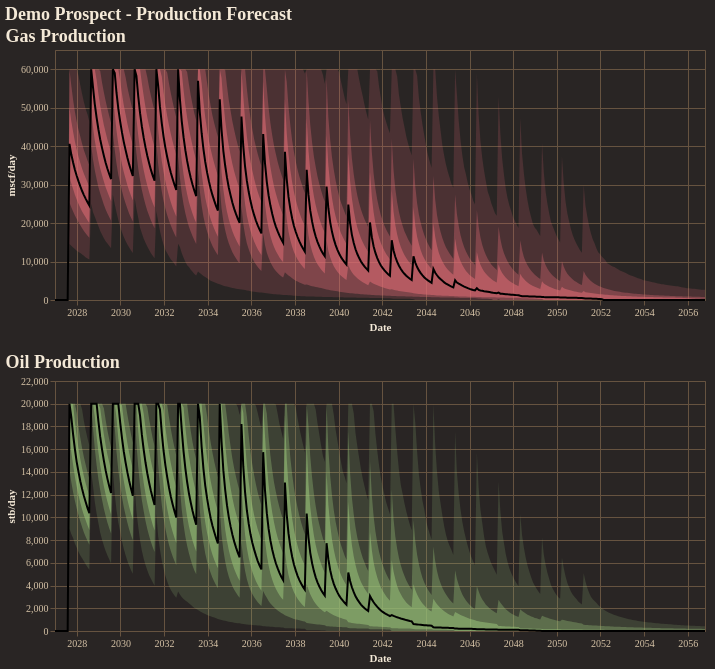

The code cell stored with this chart in its notebook:
### Code cell
fig = reporter.plotter.combined_production_plot(
    figsize=(650, 250),
    backend=PLOTTING_BACKEND
)
fig.show()

### Figure 1 — Vega-Lite specification as saved in the notebook (floating-point values rounded to 4 significant figures; data arrays with more than 128 entries replaced by an {"elided": "..."} marker saying what was removed)
{"config": {"background": "#292524", "view": {"fill": "#292524", "stroke": "#665340"}, "title": {"color": "#f4e9d7", "font": "Merriweather", "fontSize": 18, "fontWeight": 600, "subtitleColor": "#d5c2a6", "anchor": "start"}, "axis": {"domainColor": "#665340", "gridColor": "#665340", "tickColor": "#665340", "labelColor": "#d5c2a6", "titleColor": "#f4e9d7", "labelFont": "Merriweather", "titleFont": "Merriweather"}, "legend": {"titleColor": "#f4e9d7", "labelColor": "#d5c2a6", "labelFont": "Merriweather", "titleFont": "Merriweather", "orient": "top-right", "symbolType": "circle"}, "header": {"labelColor": "#d5c2a6", "titleColor": "#f4e9d7", "labelFont": "Merriweather", "titleFont": "Merriweather"}, "mark": {"color": "#c78d3b"}, "line": {"color": "#c78d3b"}, "bar": {"color": "#c78d3b"}, "point": {"color": "#ddb06d"}, "area": {"color": "#c78d3b", "opacity": 0.35}, "text": {"color": "#f4e9d7", "font": "Merriweather"}, "range": {"category": ["#5DA5DA", "#F28E2B", "#59C36A", "#E15759", "#B07AA1", "#4ECDC4", "#FF9DA7", "#EDC948"]}}, "vconcat": [{"layer": [{"mark": {"type": "area", "color": "rgba(224, 108, 117, 1.0)", "opacity": 0.18}, "encoding": {"tooltip": [{"field": "date", "title": "Date", "type": "temporal"}, {"field": "p01", "format": ",.2f", "title": "P01", "type": "quantitative"}, {"field": "p10", "format": ",.2f", "title": "P10", "type": "quantitative"}, {"field": "p25", "format": ",.2f", "title": "P25", "type": "quantitative"}, {"field": "p50", "format": ",.2f", "title": "P50", "type": "quantitative"}, {"field": "p75", "format": ",.2f", "title": "P75", "type": "quantitative"}, {"field": "p90", "format": ",.2f", "title": "P90", "type": "quantitative"}, {"field": "p99", "format": ",.2f", "title": "P99", "type": "quantitative"}], "x": {"field": "date", "title": "Date", "type": "temporal"}, "y": {"field": "p01", "title": "mscf/day", "type": "quantitative"}, "y2": {"field": "p99"}}}, {"mark": {"type": "area", "color": "rgba(224, 108, 117, 1.0)", "opacity": 0.35}, "encoding": {"tooltip": [{"field": "date", "title": "Date", "type": "temporal"}, {"field": "p01", "format": ",.2f", "title": "P01", "type": "quantitative"}, {"field": "p10", "format": ",.2f", "title": "P10", "type": "quantitative"}, {"field": "p25", "format": ",.2f", "title": "P25", "type": "quantitative"}, {"field": "p50", "format": ",.2f", "title": "P50", "type": "quantitative"}, {"field": "p75", "format": ",.2f", "title": "P75", "type": "quantitative"}, {"field": "p90", "format": ",.2f", "title": "P90", "type": "quantitative"}, {"field": "p99", "format": ",.2f", "title": "P99", "type": "quantitative"}], "x": {"field": "date", "title": "Date", "type": "temporal"}, "y": {"field": "p10", "title": "mscf/day", "type": "quantitative"}, "y2": {"field": "p90"}}}, {"mark": {"type": "area", "color": "rgba(224, 108, 117, 1.0)", "opacity": 0.55}, "encoding": {"tooltip": [{"field": "date", "title": "Date", "type": "temporal"}, {"field": "p01", "format": ",.2f", "title": "P01", "type": "quantitative"}, {"field": "p10", "format": ",.2f", "title": "P10", "type": "quantitative"}, {"field": "p25", "format": ",.2f", "title": "P25", "type": "quantitative"}, {"field": "p50", "format": ",.2f", "title": "P50", "type": "quantitative"}, {"field": "p75", "format": ",.2f", "title": "P75", "type": "quantitative"}, {"field": "p90", "format": ",.2f", "title": "P90", "type": "quantitative"}, {"field": "p99", "format": ",.2f", "title": "P99", "type": "quantitative"}], "x": {"field": "date", "title": "Date", "type": "temporal"}, "y": {"field": "p25", "title": "mscf/day", "type": "quantitative"}, "y2": {"field": "p75"}}}, {"mark": {"type": "line", "color": "black", "strokeWidth": 2}, "encoding": {"tooltip": [{"field": "date", "title": "Date", "type": "temporal"}, {"field": "p01", "format": ",.2f", "title": "P01", "type": "quantitative"}, {"field": "p10", "format": ",.2f", "title": "P10", "type": "quantitative"}, {"field": "p25", "format": ",.2f", "title": "P25", "type": "quantitative"}, {"field": "p50", "format": ",.2f", "title": "P50", "type": "quantitative"}, {"field": "p75", "format": ",.2f", "title": "P75", "type": "quantitative"}, {"field": "p90", "format": ",.2f", "title": "P90", "type": "quantitative"}, {"field": "p99", "format": ",.2f", "title": "P99", "type": "quantitative"}], "x": {"field": "date", "title": "Date", "type": "temporal"}, "y": {"field": "p50", "title": "mscf/day", "type": "quantitative"}}}], "data": {"name": "data-874e717854a26b068ef68f20dcfef663"}, "height": 250, "title": "Gas Production", "width": 650}, {"layer": [{"mark": {"type": "area", "color": "rgba(152, 195, 121, 1.0)", "opacity": 0.18}, "encoding": {"tooltip": [{"field": "date", "title": "Date", "type": "temporal"}, {"field": "p01", "format": ",.2f", "title": "P01", "type": "quantitative"}, {"field": "p10", "format": ",.2f", "title": "P10", "type": "quantitative"}, {"field": "p25", "format": ",.2f", "title": "P25", "type": "quantitative"}, {"field": "p50", "format": ",.2f", "title": "P50", "type": "quantitative"}, {"field": "p75", "format": ",.2f", "title": "P75", "type": "quantitative"}, {"field": "p90", "format": ",.2f", "title": "P90", "type": "quantitative"}, {"field": "p99", "format": ",.2f", "title": "P99", "type": "quantitative"}], "x": {"field": "date", "title": "Date", "type": "temporal"}, "y": {"field": "p01", "title": "stb/day", "type": "quantitative"}, "y2": {"field": "p99"}}}, {"mark": {"type": "area", "color": "rgba(152, 195, 121, 1.0)", "opacity": 0.35}, "encoding": {"tooltip": [{"field": "date", "title": "Date", "type": "temporal"}, {"field": "p01", "format": ",.2f", "title": "P01", "type": "quantitative"}, {"field": "p10", "format": ",.2f", "title": "P10", "type": "quantitative"}, {"field": "p25", "format": ",.2f", "title": "P25", "type": "quantitative"}, {"field": "p50", "format": ",.2f", "title": "P50", "type": "quantitative"}, {"field": "p75", "format": ",.2f", "title": "P75", "type": "quantitative"}, {"field": "p90", "format": ",.2f", "title": "P90", "type": "quantitative"}, {"field": "p99", "format": ",.2f", "title": "P99", "type": "quantitative"}], "x": {"field": "date", "title": "Date", "type": "temporal"}, "y": {"field": "p10", "title": "stb/day", "type": "quantitative"}, "y2": {"field": "p90"}}}, {"mark": {"type": "area", "color": "rgba(152, 195, 121, 1.0)", "opacity": 0.55}, "encoding": {"tooltip": [{"field": "date", "title": "Date", "type": "temporal"}, {"field": "p01", "format": ",.2f", "title": "P01", "type": "quantitative"}, {"field": "p10", "format": ",.2f", "title": "P10", "type": "quantitative"}, {"field": "p25", "format": ",.2f", "title": "P25", "type": "quantitative"}, {"field": "p50", "format": ",.2f", "title": "P50", "type": "quantitative"}, {"field": "p75", "format": ",.2f", "title": "P75", "type": "quantitative"}, {"field": "p90", "format": ",.2f", "title": "P90", "type": "quantitative"}, {"field": "p99", "format": ",.2f", "title": "P99", "type": "quantitative"}], "x": {"field": "date", "title": "Date", "type": "temporal"}, "y": {"field": "p25", "title": "stb/day", "type": "quantitative"}, "y2": {"field": "p75"}}}, {"mark": {"type": "line", "color": "black", "strokeWidth": 2}, "encoding": {"tooltip": [{"field": "date", "title": "Date", "type": "temporal"}, {"field": "p01", "format": ",.2f", "title": "P01", "type": "quantitative"}, {"field": "p10", "format": ",.2f", "title": "P10", "type": "quantitative"}, {"field": "p25", "format": ",.2f", "title": "P25", "type": "quantitative"}, {"field": "p50", "format": ",.2f", "title": "P50", "type": "quantitative"}, {"field": "p75", "format": ",.2f", "title": "P75", "type": "quantitative"}, {"field": "p90", "format": ",.2f", "title": "P90", "type": "quantitative"}, {"field": "p99", "format": ",.2f", "title": "P99", "type": "quantitative"}], "x": {"field": "date", "title": "Date", "type": "temporal"}, "y": {"field": "p50", "title": "stb/day", "type": "quantitative"}}}], "data": {"name": "data-afeaf32e039e6aab923144137185e6cb"}, "height": 250, "title": "Oil Production", "width": 650}], "title": "Demo Prospect - Production Forecast", "$schema": "https://vega.github.io/schema/vega-lite/v5.20.1.json", "datasets": {"data-874e717854a26b068ef68f20dcfef663": {"elided": "360 records"}, "data-afeaf32e039e6aab923144137185e6cb": {"elided": "360 records"}}}
